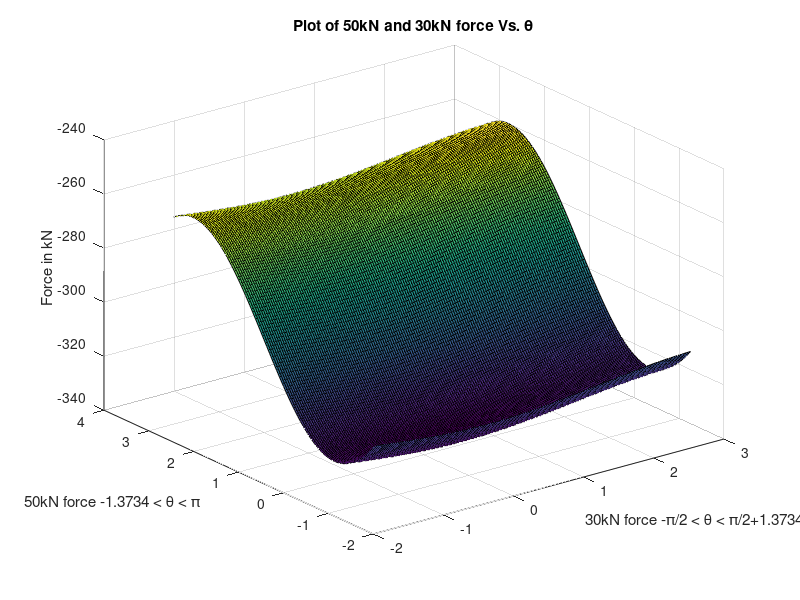

This figure's MATLAB source:
zID = [1, 8, 7, 5, 1, 10, 1];

R = zID(2);
S = zID(3);
T = zID(4);
U = zID(5);
V = zID(6);
W = zID(7);

TW =  T/sqrt(T^2+W^2);
WT =  W/sqrt(T^2+W^2);
TV =  T/sqrt(T^2+V^2);
VT =  V/sqrt(T^2+V^2);
TU =  T/sqrt(T^2+U^2);
SU =  S/sqrt(S^2+U^2);
US =  U/sqrt(S^2+U^2);
UT =  U/sqrt(T^2+U^2);
RU =  R/sqrt(R^2+U^2);
UR =  U/sqrt(R^2+U^2);
zArr = [];
xinc = -pi/2:pi/100:pi/2+1.3734
yinc = -1.3734:pi/100:pi


for theta1 = -pi/2:pi/100:pi/2+1.3734
    bVecPlot = [];
    for theta2 = -1.3734:pi/100:pi
    % Order of unknowns x = [Ax,Ay,Fr,AB,AI,BI,CI,BC,HI,CH,CD,DH,DE,GH,EH,EG,EF,FG];
        augSys = [1,0,0,TW,0,0,0,0,0,0,0,0,0,0,0,0,0,0,0; %Fx@a
            0,1,0,WT,1,0,0,0,0,0,0,0,0,0,0,0,0,0,0; %Fy@a
            0,0,0,-TW,0,-1,0,0,0,0,0,0,0,0,0,0,0,0,40; %Fx@b
            0,0,0,-WT,0,0,0,1,0,0,0,0,0,0,0,0,0,0,0; %Fy@b
            0,0,0,0,0,0,-TV,0,0,-1,-TU,0,0,0,0,0,0,0,30*cos(theta2); %Fx@c
            0,0,0,0,0,0,-VT,0,0,0,UT,0,0,0,0,0,0,0,30*sin(theta2); %Fy@c
            0,0,0,0,0,0,0,0,0,0,TU,0,-1,0,0,0,0,0,50*cos(theta1); %Fx@d
            0,0,0,0,0,0,0,0,0,0,-UT,-1,0,0,0,0,0,0,50*sin(theta1); %Fy@d
            0,0,0,0,0,0,0,0,0,0,0,0,1,0,SU,0,-RU,0,0; %Fx@e
            0,0,0,0,0,0,0,0,0,0,0,0,0,0,-US,-1,-UR,0,40; %Fy@e
            0,0,0,0,0,0,0,0,0,0,0,0,0,0,0,0,RU,1,0; %Fx@f
            0,0,1,0,0,0,0,0,0,0,0,0,0,0,0,0,UR,0,0; %Fy@f
            0,0,0,0,0,0,0,0,0,0,0,0,0,1,0,0,0,-1,0; %Fx@g
            0,0,0,0,0,0,0,0,0,0,0,0,0,0,0,1,0,0,0; %Fy@g
            0,0,0,0,0,0,0,0,0,1,0,0,0,-1,SU,0,0,0,0; %Fx@h
            0,0,0,0,0,0,0,0,-1,0,0,1,0,0,US,0,0,0,0; %Fy@h
            0,0,0,0,0,1,TV,0,0,0,0,0,0,0,0,0,0,0,0; %Fx@i
            0,0,0,0,-1,0,VT,0,1,0,0,0,0,0,0,0,0,0,0; %Fy@i
                    ];

            xVec = augSys(1:end,end);
            Amat = augSys(1:end,1:end-1);

            determinante = det(Amat); %det != 0 thus the system is linearly independent

            bVec = Amat\xVec;
            bVecPlot = [bVecPlot; bVec(11,1)];

    end
    zArr = [zArr, bVecPlot];
end

surf(xinc,yinc,zArr)

title('Plot of 50kN and 30kN force Vs. \theta');
ylabel('50kN force -1.3734 < \theta < \pi');
zlabel('Force in kN');
xlabel('30kN force -\pi/2 < \theta < \pi/2+1.3734');